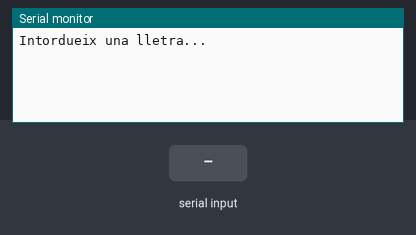
A sketch run on a simulated Arduino Uno, built with avr-gcc and run on an emulated ATmega328P. On the bench: the last lines printed to the serial monitor. The inputs (shaded band) are chosen by the test bench.

Above: at 1.2 s.
1.3 s: byte 90 received over Serial
At 2.3 s:
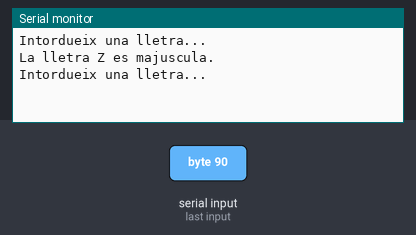
2.8 s: byte 120 received over Serial
At 3.4 s:
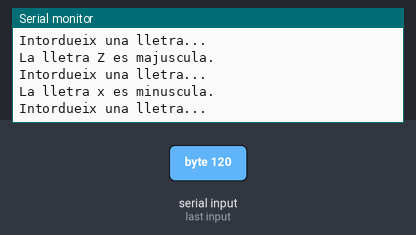

Measured:
- after the input at 1.3 s, the serial monitor: prints a new line at once (image 1)
- after the input at 2.8 s, the serial monitor: prints a new line at once (image 2)

The sketch:

CharacterComunication2.ino
```cpp
/****************************************************************
**                                                             **
**                          TÍTOL:                             **
**                         CharCom2                            **
**                                                             **
**  NOM: Mohamed el Marnissi                  DATA: 06/02/2017 **
****************************************************************/
//************************ INCLUDE ******************************


//*********************** VARIABLES *****************************

int lletra;// estableix la variable lletra amb valor int
char lletra1;//estableix la variable lletra1 amb valor de caracter
//************************** SETUP ******************************

void setup()// configura el final de salida
  {
    Serial.begin(9600);// Inicia comunicacio serie a velocitat 9600
    Serial.println("Intordueix una lletra...");//Imprimeix a monitor serie la frase "Prem una tecla..."
    Serial.println();//obre linia nova
  }

  //*************************** LOOP ******************************

  void loop()
  {
    while (Serial.available() > 0)//inicia funcio while amb la condiciono seguent: si hi ha algun missatge al canal serei el llegeix
    {
lletra1 = Serial.read();//Estableix que la variable thatByte sera igual a la lectura del monitor serie.
lletra=lletra1;
      {
        if(lletra>96 && lletra<=122)
         {
          Serial.print("La lletra ");//Imprimeix a monitor serie la frase "La lletra "
          Serial.print(lletra1);//Imprimeix a monitor serie el valor de la variable lletra 1
        Serial.println(" es minuscula.");//Imprimeix a monitor serie la frase "es minuscula."
        Serial.println();//obre linia nova
        Serial.println("Intordueix una lletra...");//Imprimeix a monitor serie la frase "Prem una tecla..."
        Serial.println();//obre linia nova

         }
        if(lletra>64 && lletra<=90)
        {
          Serial.print("La lletra ");//Imprimeix a monitor serie la frase "La lletra "
          Serial.print(lletra1);//Imprimeix a monitor serie el valor de la variable lletra 1
        Serial.println(" es majuscula.");//Imprimeix a monitor serie la frase "es majuscula."
        Serial.println();//obre linia nova
        Serial.println("Intordueix una lletra...");//Imprimeix a monitor serie la frase " es majuscula."
        Serial.println();//obre linia nova

        }


      if (lletra == '\n')//llegeix linia nova, Finalitza lectura serie...
      {}

      }
    }
  }
```
